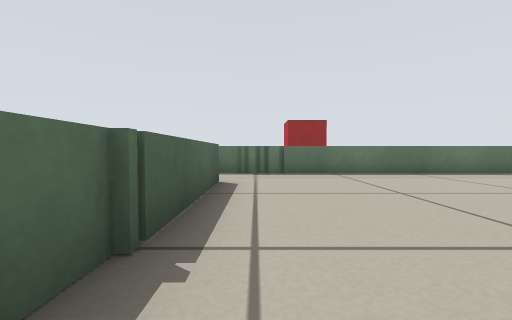
View 1 (above)

16 first-person views from a walk through a robot-simulator world made for Stage. The camera is 0.29 m above the floor, tilts 2° down and sees 90° across. Floor lines are 1 m apart. The floor is counted in squares, 0.5 m on a side. Each view is taken from the middle of a square. On the plan, view 1 faces up. The plan holds only what a view shows up to about 9 squares ahead; the rest is blank. Robots are left out.

View 2
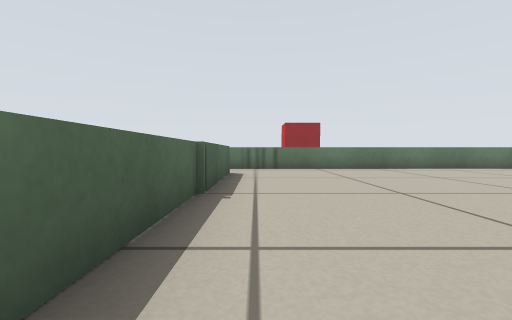

View 3
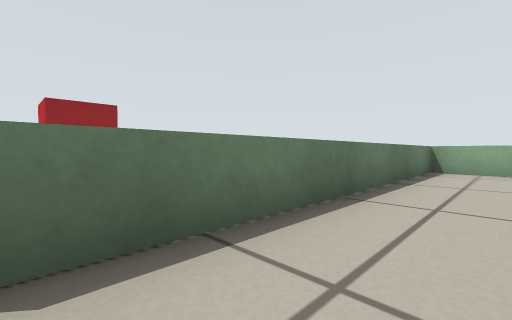

View 4
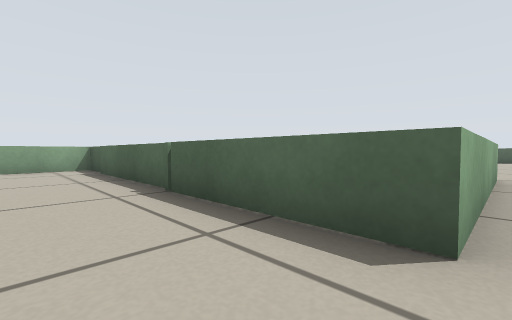

View 5
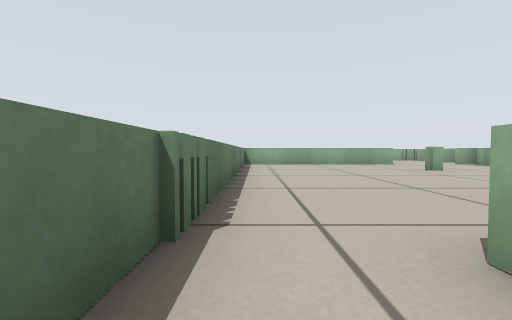

View 6
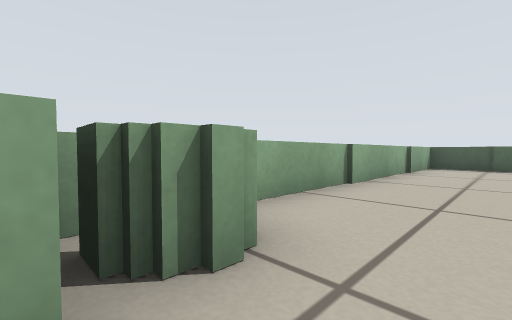

View 7
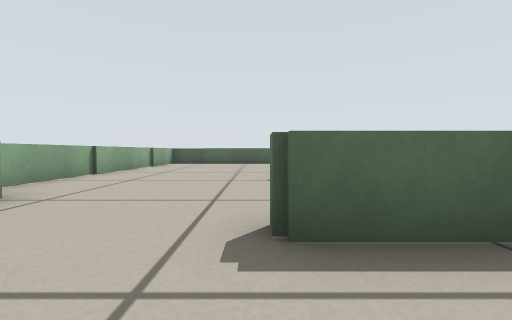

View 8
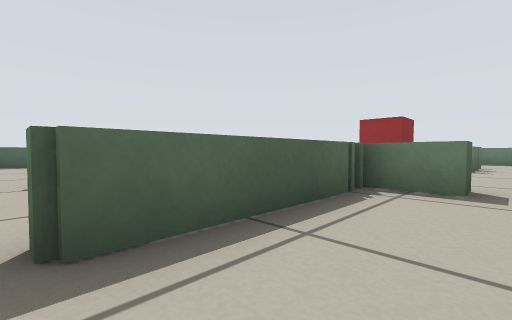

View 9
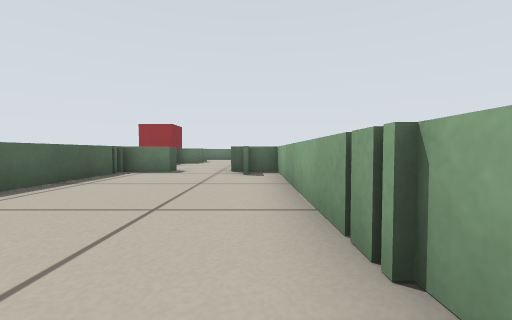

View 10
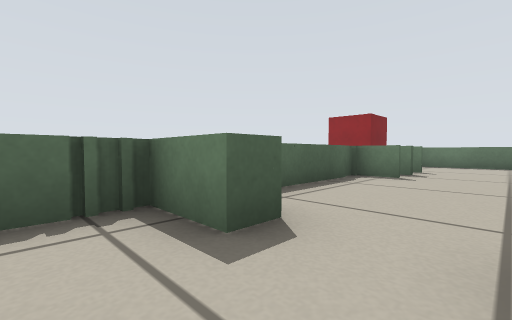

View 11
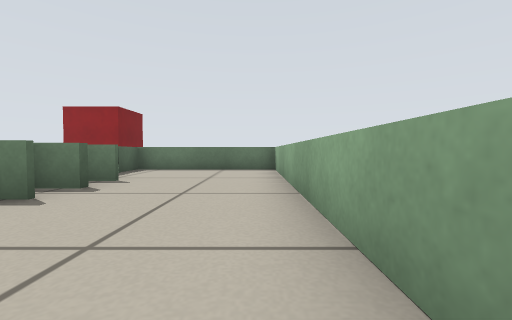

View 12
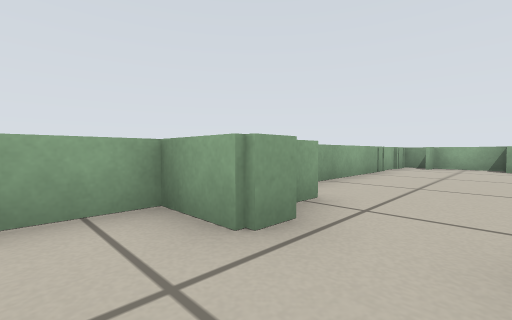

View 13
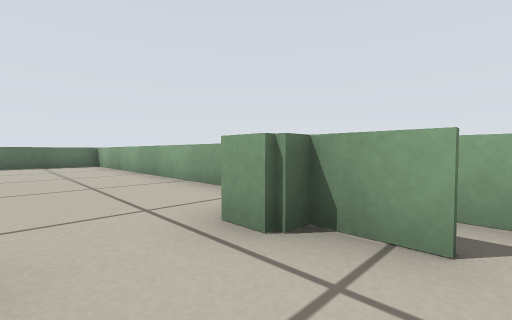

View 14
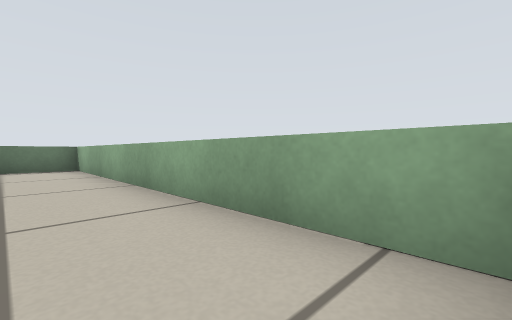

View 15
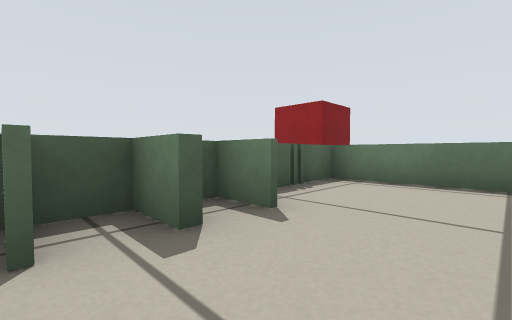

View 16
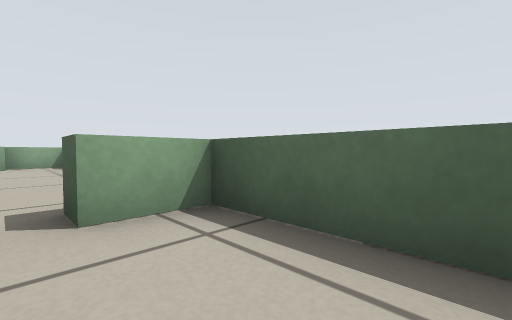

### Floor plan
Points are (right, up) in squares from view 1. A wall is a line through its corners. A room is listed if a view was taken in it or the views show most of it. See-through windows are left out.
Room 1 (views 1, 2, 3, 4, 5, 6, 7, 8, 9, 10, 13, 14)
walls: (5.5, 0.5) (5.5, 1); (9, 4.9) (9, 6.5) (-1.5, 6.5); (10.6, 4.8) (10.6, 4.1) (9.4, 4.1) (9.4, 0.1) (9, 0.1); (7.9, -3.1) (8.7, -3.1) (8.7, -3.8); (12.7, 3.1) (12.7, 4.1); (9.4, -4.1) (12.7, -4.1); (1.2, -4.1) (7, -4.1); (-2.5, 4.8) (-0.8, 4.8) (-0.8, -3.9) (1.4, -3.9); (13, -4.1) (13.6, -4.1) (13.6, 4.1) (12.3, 4.1) (12.3, 4.8)
ways out: opening at (11.5, 4.5) to room 2; opening at (-1.5, 6)
Room 2 (views 11, 12, 15, 16)
walls: (10.4, 9) (9.2, 9); (10.4, 9.9) (9.4, 9.9) (9.4, 4.8) (10.6, 4.8); (12.3, 4.8) (13.6, 4.8) (13.6, 14) (9.4, 14) (9.4, 10.6)
ways out: opening at (11.5, 4.5) to room 1

Where each view was taken, in squares from view 1:
view 1: 0 up, 0 right, facing up
view 2: 2 down, 0 right, facing up
view 3: 5 up, 1 right, facing up-right
view 4: 5 up, 1 right, facing down-left
view 5: 6 up, 2 left, facing right
view 6: 2 down, 9 right, facing down-left
view 7: 0 up, 11 right, facing left
view 8: 0 up, 11 right, facing up-left
view 9: 3 down, 13 right, facing up
view 10: 3 up, 12 right, facing up-left
view 11: 6 up, 13 right, facing up
view 12: 6 up, 11 right, facing down-right
view 13: 3 up, 11 right, facing up-right
view 14: 5 up, 12 right, facing up-right
view 15: 9 up, 12 right, facing up-left
view 16: 7 up, 11 right, facing down-left
